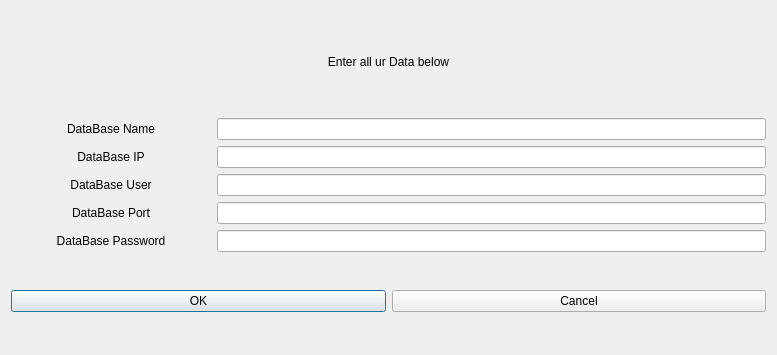
<?xml version="1.0" encoding="UTF-8"?>
<ui version="4.0">
 <class>Dialog</class>
 <widget class="QDialog" name="Dialog">
  <property name="geometry">
   <rect>
    <x>0</x>
    <y>0</y>
    <width>777</width>
    <height>355</height>
   </rect>
  </property>
  <property name="windowTitle">
   <string>Dialog</string>
  </property>
  <layout class="QGridLayout" name="gridLayout_2">
   <item row="0" column="0" colspan="2">
    <widget class="QLabel" name="label">
     <property name="maximumSize">
      <size>
       <width>16777215</width>
       <height>37</height>
      </size>
     </property>
     <property name="text">
      <string>Enter all ur Data below</string>
     </property>
     <property name="alignment">
      <set>Qt::AlignCenter</set>
     </property>
    </widget>
   </item>
   <item row="1" column="0" colspan="2">
    <layout class="QGridLayout" name="gridLayout">
     <item row="0" column="0">
      <widget class="QLabel" name="label_2">
       <property name="minimumSize">
        <size>
         <width>200</width>
         <height>0</height>
        </size>
       </property>
       <property name="text">
        <string>DataBase Name</string>
       </property>
       <property name="alignment">
        <set>Qt::AlignCenter</set>
       </property>
      </widget>
     </item>
     <item row="0" column="1">
      <widget class="QLineEdit" name="lineEdit"/>
     </item>
     <item row="1" column="0">
      <widget class="QLabel" name="label_3">
       <property name="minimumSize">
        <size>
         <width>200</width>
         <height>0</height>
        </size>
       </property>
       <property name="text">
        <string>DataBase IP</string>
       </property>
       <property name="alignment">
        <set>Qt::AlignCenter</set>
       </property>
      </widget>
     </item>
     <item row="1" column="1">
      <widget class="QLineEdit" name="lineEdit_3"/>
     </item>
     <item row="2" column="0">
      <widget class="QLabel" name="label_4">
       <property name="minimumSize">
        <size>
         <width>200</width>
         <height>0</height>
        </size>
       </property>
       <property name="text">
        <string>DataBase User</string>
       </property>
       <property name="alignment">
        <set>Qt::AlignCenter</set>
       </property>
      </widget>
     </item>
     <item row="2" column="1">
      <widget class="QLineEdit" name="lineEdit_2"/>
     </item>
     <item row="3" column="0">
      <widget class="QLabel" name="label_5">
       <property name="minimumSize">
        <size>
         <width>200</width>
         <height>0</height>
        </size>
       </property>
       <property name="text">
        <string>DataBase Port</string>
       </property>
       <property name="alignment">
        <set>Qt::AlignCenter</set>
       </property>
      </widget>
     </item>
     <item row="3" column="1">
      <widget class="QLineEdit" name="lineEdit_5"/>
     </item>
     <item row="4" column="0">
      <widget class="QLabel" name="label_6">
       <property name="minimumSize">
        <size>
         <width>200</width>
         <height>0</height>
        </size>
       </property>
       <property name="text">
        <string>DataBase Password</string>
       </property>
       <property name="alignment">
        <set>Qt::AlignCenter</set>
       </property>
      </widget>
     </item>
     <item row="4" column="1">
      <widget class="QLineEdit" name="lineEdit_4">
       <property name="echoMode">
        <enum>QLineEdit::PasswordEchoOnEdit</enum>
       </property>
      </widget>
     </item>
    </layout>
   </item>
   <item row="2" column="0">
    <widget class="QPushButton" name="pushButton">
     <property name="text">
      <string>OK</string>
     </property>
    </widget>
   </item>
   <item row="2" column="1">
    <widget class="QPushButton" name="pushButton_2">
     <property name="text">
      <string>Cancel</string>
     </property>
    </widget>
   </item>
  </layout>
 </widget>
 <resources/>
 <connections>
  <connection>
   <sender>pushButton_2</sender>
   <signal>clicked()</signal>
   <receiver>Dialog</receiver>
   <slot>close()</slot>
   <hints>
    <hint type="sourcelabel">
     <x>461</x>
     <y>330</y>
    </hint>
    <hint type="destinationlabel">
     <x>451</x>
     <y>306</y>
    </hint>
   </hints>
  </connection>
 </connections>
</ui>
